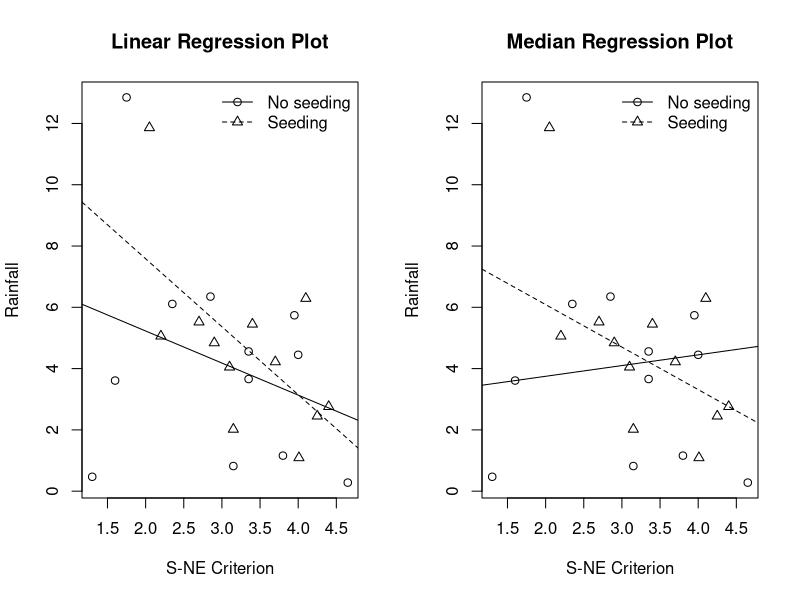
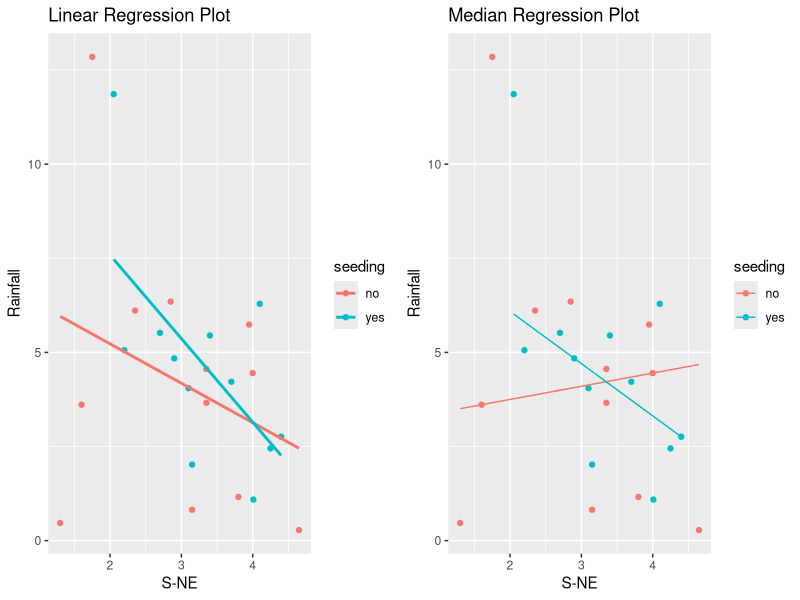
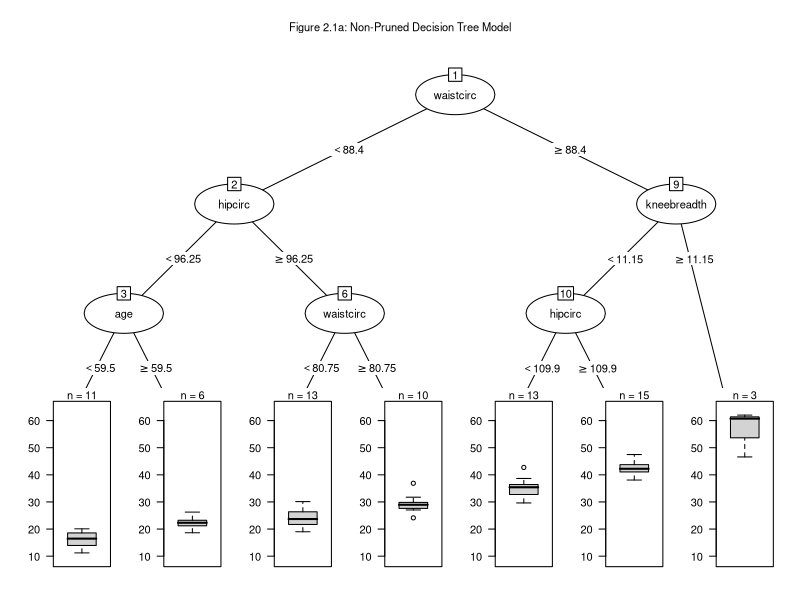
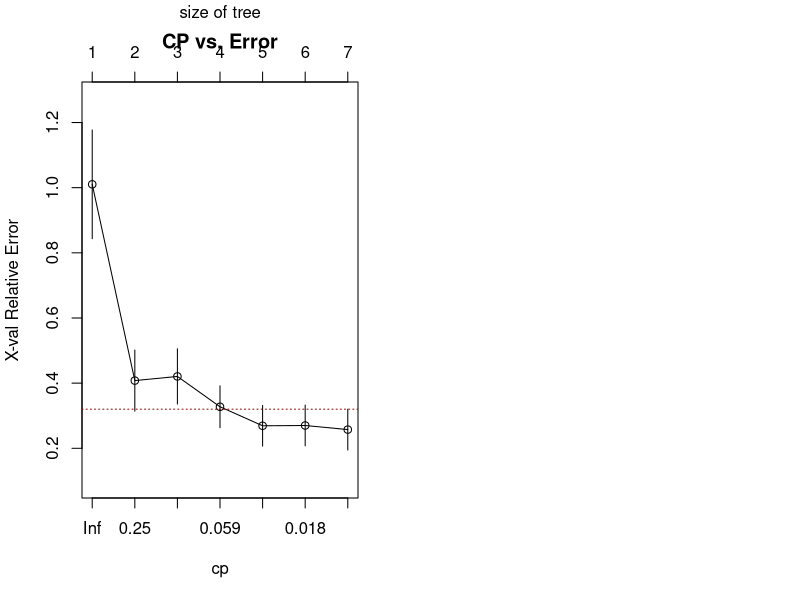
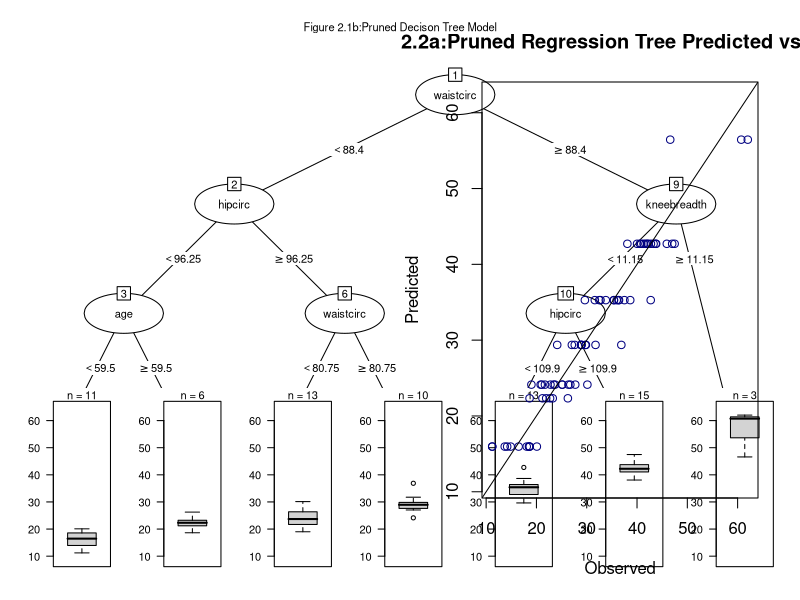
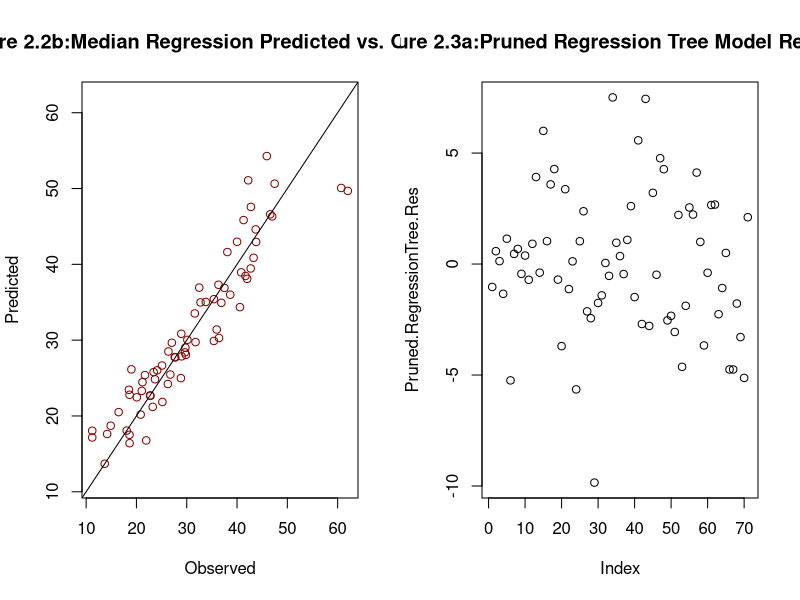
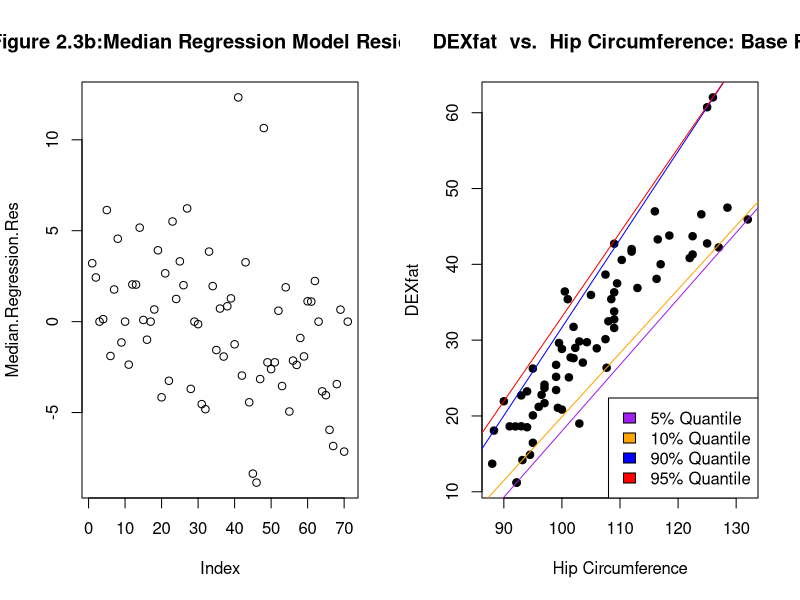
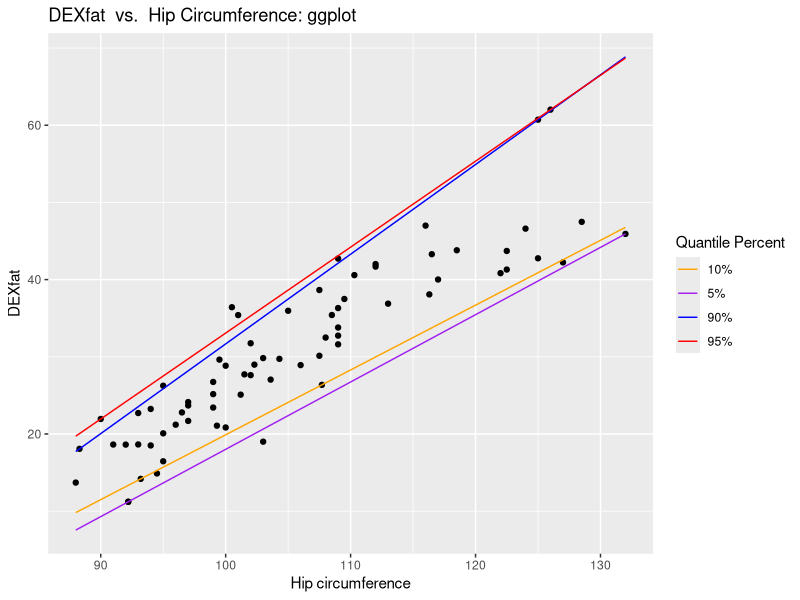

Source code (R) for these figures, in order:
## ---- chunk 1
knitr::opts_chunk$set(message=F,warning=F,echo=F,fig_height=10,fig_width=7,cache = F)
## ---- chunk 2
#Packages used
library("HSAUR3")
library("lattice")
library("party")
library("partykit")
library("TH.data")
library("ipred")
library("rpart")
library("ggplot2")
library("ggdendro")
library("quantreg")
library("gridExtra")
## ---- chunk 3
data("clouds")
head(clouds)

# A linear regression model
clouds_formula <- rainfall ~ seeding +
  + seeding:(sne + cloudcover + prewetness + echomotion) +
  + time


clouds_lm <- lm(clouds_formula, data = clouds)
cat("Linear Regression Model with all explantory variables")


## Linear Regression Model with all explantory variables

summary(clouds_lm)


clouds_lm2 <- lm(rainfall ~ sne, data=clouds)
cat("Linear Regression Model with S-Ne as a predictor")


## Linear Regression Model with S-Ne as a predictor

summary(clouds_lm2)


# A median regression model
median.model <- rq(rainfall ~ sne, data = clouds, tau = 0.5)
cat("Median Regression Model")


## Median Regression Model
summary(median.model)


## Plotting the models using base R
layout(matrix(1:2,ncol=2))
psymb <- as.numeric(clouds$seeding)
plot(rainfall ~ sne,
     data = clouds,
     pch = psymb,
     xlab = "S-NE Criterion",
     ylab = "Rainfall",
     main = "Linear Regression Plot")
abline(lm(rainfall ~ sne,
          data = clouds,
          subset = seeding == "no"))
abline(lm(rainfall~ sne,
          data = clouds,
          subset = seeding == "yes"),
          lty = 2)
legend("topright",
       legend = c("No seeding", "Seeding"),
       pch = 1:2,
       lty = 1:2,
       bty = "n")
plot(rainfall ~ sne,
     data = clouds,
     pch = psymb,
     xlab = "S-NE Criterion",
     ylab = "Rainfall", main = "Median Regression Plot")
abline(rq(rainfall ~ sne,
          data = clouds,
          tau = 0.50,
          subset = seeding == "no"))
abline(rq(rainfall ~ sne,
          data = clouds,
          tau = 0.50,
          subset = seeding == "yes"),
          lty = 2)
legend("topright",
       legend = c("No seeding", "Seeding"),
       pch = 1:2,
       lty = 1:2,
       bty = "n")
## ---- chunk 4
# Plotting the model Using ggplot
l.plot <- ggplot(data = clouds,
                 aes(x = sne,
                     y = rainfall,
                     col = seeding)) +
  geom_point() +
  geom_smooth(method = "lm",se = FALSE) +
  labs(title = "Linear Regression Plot",
       x = "S-NE",
       y = "Rainfall")
m.plot <- ggplot(data = clouds,
                 aes(x = sne,
                     y = rainfall,
                     col = seeding)) +
  geom_point() +
  labs(title = "Median Regression Plot",
       x = "S-NE",
       y = "Rainfall") +
  stat_quantile(quantiles = c(0.5), method = "rq")
grid.arrange(l.plot, m.plot, ncol = 2)

## ---- chunk 5
data("bodyfat")


#Regression tree approach
#Fitting the model
set.seed(1234)
Regression.Tree <- rpart(DEXfat ~ age + 
                         waistcirc + 
                         hipcirc + 
                         elbowbreadth + 
                         kneebreadth, data = bodyfat,
                         control = rpart.control(minsplit = 10))


#Plot the initial decision tree model 
plot(main = "Figure 2.1a: Non-Pruned Decision Tree Model",
     as.party(Regression.Tree), 
     gp = gpar(fontsize = 8), 
     tp_args = (list(id = FALSE)))

#Locating the lowest cp to see if it needs pruning
opt <- which.min(Regression.Tree$cptable[,"xerror"])
cp <- Regression.Tree$cptable[opt, "CP"]
opt

#printing the cp table
print(Regression.Tree$cptable)



#Plot the CP Table 
plotcp(Regression.Tree,
       main = "CP vs. Error",
       col = "darkred",
       cp = 19)


#constructing a pruned regression tree model using the extracted cp
Pruned.Regression.Tree <- prune(Regression.Tree, cp = cp)


#Pruned regression tree model summary
summary(Pruned.Regression.Tree)

#Plot the pruned regression tree model 
plot(main = "Figure 2.1b:Pruned Decison Tree Model",
     as.party(Pruned.Regression.Tree), 
     gp = gpar(fontsize = 8), 
     tp_args = (list(id = FALSE)))






#Predicting DEXfat using the pruned regression tree model
Pruned.RegressionTree.Predict <- predict(Pruned.Regression.Tree,
                                    newdata = bodyfat)


#Median Quantile Regression


#Fitting the median Regression model
Median.Regression.Model <- rq(DEXfat ~ age +
                                  waistcirc +
                                  hipcirc +
                                  elbowbreadth +
                                  kneebreadth,
                                  data=bodyfat,
                                  tau = 0.50)
Median.Regression.Model

#Median regression model summary
summary(Median.Regression.Model)


#Predicting DEXfat using the median regression model
Median.Regression.Predict <- predict(Median.Regression.Model,
                                     newdata = bodyfat)




#Plot the predicted values of the pruned regression tree model
plot(Pruned.RegressionTree.Predict ~ DEXfat,
     data = bodyfat,
     xlab = "Observed", 
     ylab = "Predicted",
     ylim = range(bodyfat$DEXfat),
     xlim = range(bodyfat$DEXfat),
     main = "Figure 2.2a:Pruned Regression Tree Predicted vs. Observed",
     col = "navyblue")
abline(a = 0, b = 1)



#Plot the predicted values of the median regression model
plot(Median.Regression.Predict ~ DEXfat,
     data = bodyfat,
     xlab = "Observed", 
     ylab = "Predicted",
     ylim = range(bodyfat$DEXfat),
     xlim = range(bodyfat$DEXfat),
     main = "Figure 2.2b:Median Regression Predicted vs. Observed",
     col = "darkred")
abline(a = 0, b = 1)



#Residuals comparison
#Extract the residuals and the coefficients
Median.Regression.Res <- resid(Median.Regression.Model)
Pruned.RegressionTree.Res <- resid(Pruned.Regression.Tree)

#Regression Tree Residuals
plot(Pruned.RegressionTree.Res,
     main = "Figure 2.3a:Pruned Regression Tree Model Residuals")

#Median Regression Residuals
plot(Median.Regression.Res,
     main = "Figure 2.3b:Median Regression Model Residuals")



#Create a dataf rame to store the observed, predicted and sse values of the pruned regression tree model
Actual <- bodyfat$DEXfat
Predicted.Prune <- Pruned.RegressionTree.Predict
SSE.Prune <- (Actual - Predicted.Prune)^2



#create a data frame to store the observed, predicted and sse values of the median regression model
Predicted.Median <- Median.Regression.Predict
SSE.Median <- (Actual - Predicted.Median)^2



#Pruned random forest table
Pruned.Model.Table <- data.frame(Actual,Predicted.Prune,SSE.Prune)
head(Pruned.Model.Table)


#Median regression 
Median.Model.Table <- data.frame(Actual,Predicted.Median,SSE.Median)
head(Median.Model.Table)


#Calculating the MSE of both models
Pruned.RegressionTree.MSE <- mean(Pruned.Model.Table$SSE.Prune)
Median.Regression.MSE <- mean(Median.Model.Table$SSE.Median)


#Constructing a vector/table for the MSE of both models
MSE <- data.frame(Pruned.RegressionTree.MSE,Median.Regression.MSE)
names(MSE) <- c("Regression Tree Model MSE", "Median Regression Model MSE")

MSE





## ---- chunk 6
#Choosing an independent variable using the p-value
summary(Median.Regression.Model, se = "nid")

#hip circumference has the lowest p-value

#Fitting the quantile regression
Quantile.Regression <- rq(DEXfat ~ hipcirc,
                          data = bodyfat,
                          tau = c(.05,.10,.90,.95))


#Coefficient intensity
coef(Quantile.Regression)


#Plot the linear regression model with all the quantiles inlcuded


#Base R
plot(DEXfat ~ hipcirc,
     main = "DEXfat  vs.  Hip Circumference: Base R",
     xlab = "Hip Circumference",
     ylab = "DEXfat",
     col = "black",
     pch = 19,
     data = bodyfat)
abline(rq(DEXfat ~ hipcirc,
          data = bodyfat,
          tau = 0.05),
          col = "purple")
abline(rq(DEXfat ~ hipcirc,
          data = bodyfat,
          tau = 0.10),
          col = "orange")
abline(rq(DEXfat ~ hipcirc,
          data = bodyfat,
          tau = 0.90),
          col = "blue")
abline(rq(DEXfat ~ hipcirc,
          data = bodyfat,
          tau = 0.95),
          col = "red")
legend("bottomright",
       legend = c("5% Quantile",
                  "10% Quantile",
                  "90% Quantile",
                  "95% Quantile"),
       fill = c("purple",
                "orange",
                "blue",
                "red"))


#ggplot version
ggplot(data = bodyfat, aes(x = hipcirc, y = DEXfat)) +
  geom_point() + 
  stat_quantile(quantiles = c(.05),
                method = 'rq',
                aes(colour = '5%')) +
  stat_quantile(quantiles = c(.10),
                method = 'rq',
                aes(colour = '10%')) + 
  stat_quantile(quantiles = c(.90),
                method = 'rq',
                aes(colour = '90%')) +
  stat_quantile(quantiles = c(.95),
                method = 'rq',
                aes(colour = '95%')) +
  labs(title = "DEXfat  vs.  Hip Circumference: ggplot",
       x = "Hip circumference",
       y = "DEXfat") +
  scale_color_manual(name = "Quantile Percent",
                     values = c("5%" = "purple",
                                "10%" = "orange",
                                "90%" = "blue",
                                "95%" = "red"))
